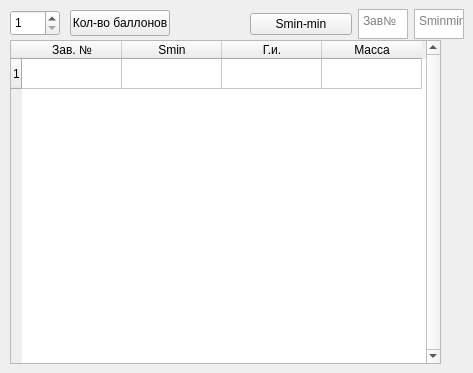
      <widget class="QWidget" name="ballon_data">
       <attribute name="title">
        <string>Данные баллонов</string>
       </attribute>
       <widget class="QSpinBox" name="amount">
        <property name="geometry">
         <rect>
          <x>10</x>
          <y>10</y>
          <width>50</width>
          <height>26</height>
         </rect>
        </property>
        <property name="frame">
         <bool>true</bool>
        </property>
        <property name="readOnly">
         <bool>false</bool>
        </property>
        <property name="buttonSymbols">
         <enum>QAbstractSpinBox::ButtonSymbols::UpDownArrows</enum>
        </property>
        <property name="keyboardTracking">
         <bool>false</bool>
        </property>
        <property name="minimum">
         <number>1</number>
        </property>
        <property name="maximum">
         <number>100</number>
        </property>
        <property name="displayIntegerBase">
         <number>10</number>
        </property>
       </widget>
       <widget class="QPushButton" name="pushButt_amount">
        <property name="geometry">
         <rect>
          <x>70</x>
          <y>10</y>
          <width>100</width>
          <height>26</height>
         </rect>
        </property>
        <property name="text">
         <string>Кол-во баллонов</string>
        </property>
       </widget>
       <widget class="QTableWidget" name="table_ballons">
        <property name="geometry">
         <rect>
          <x>10</x>
          <y>40</y>
          <width>431</width>
          <height>324</height>
         </rect>
        </property>
        <property name="frameShape">
         <enum>QFrame::Shape::StyledPanel</enum>
        </property>
        <property name="frameShadow">
         <enum>QFrame::Shadow::Sunken</enum>
        </property>
        <property name="verticalScrollBarPolicy">
         <enum>Qt::ScrollBarPolicy::ScrollBarAlwaysOn</enum>
        </property>
        <property name="horizontalScrollBarPolicy">
         <enum>Qt::ScrollBarPolicy::ScrollBarAlwaysOff</enum>
        </property>
        <property name="sizeAdjustPolicy">
         <enum>QAbstractScrollArea::SizeAdjustPolicy::AdjustIgnored</enum>
        </property>
        <property name="tabKeyNavigation">
         <bool>true</bool>
        </property>
        <property name="alternatingRowColors">
         <bool>true</bool>
        </property>
        <property name="verticalScrollMode">
         <enum>QAbstractItemView::ScrollMode::ScrollPerItem</enum>
        </property>
        <property name="gridStyle">
         <enum>Qt::PenStyle::SolidLine</enum>
        </property>
        <property name="sortingEnabled">
         <bool>false</bool>
        </property>
        <property name="cornerButtonEnabled">
         <bool>true</bool>
        </property>
        <property name="rowCount">
         <number>1</number>
        </property>
        <property name="columnCount">
         <number>4</number>
        </property>
        <row/>
        <column>
         <property name="text">
          <string>Зав. №</string>
         </property>
        </column>
        <column>
         <property name="text">
          <string>Smin</string>
         </property>
        </column>
        <column>
         <property name="text">
          <string>Г.и.</string>
         </property>
        </column>
        <column>
         <property name="text">
          <string>Масса</string>
         </property>
        </column>
       </widget>
       <widget class="QWidget" name="layoutWidget">
        <property name="geometry">
         <rect>
          <x>250</x>
          <y>3</y>
          <width>214</width>
          <height>42</height>
         </rect>
        </property>
        <layout class="QHBoxLayout" name="horizontalLayout_2">
         <item>
          <widget class="QPushButton" name="pushButt_sMinMin">
           <property name="text">
            <string>Smin-min</string>
           </property>
          </widget>
         </item>
         <item>
          <widget class="QPlainTextEdit" name="zav_s_min">
           <property name="minimumSize">
            <size>
             <width>50</width>
             <height>30</height>
            </size>
           </property>
           <property name="maximumSize">
            <size>
             <width>50</width>
             <height>30</height>
            </size>
           </property>
           <property name="placeholderText">
            <string>Зав№</string>
           </property>
          </widget>
         </item>
         <item>
          <widget class="QPlainTextEdit" name="s_min_total">
           <property name="minimumSize">
            <size>
             <width>50</width>
             <height>30</height>
            </size>
           </property>
           <property name="maximumSize">
            <size>
             <width>50</width>
             <height>30</height>
            </size>
           </property>
           <property name="placeholderText">
            <string>Sminmin</string>
           </property>
          </widget>
         </item>
        </layout>
       </widget>
      </widget>
